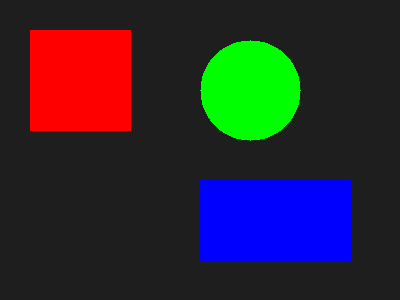
#> input picture sample_data/shapes.png, 400 x 300 px; its folder holds only this picture in this run
$ python -i detectors.py   (imports and definitions only)
#> lines starting #> are read from the running program, lines starting #| are printed output that depends on the picture
"""
OpenCV detection primitives: Haar-cascade face/eye/smile/body detection,
Canny edge detection, and HSV color-blob tracking.
All cascades ship inside opencv-python's `cv2.data.haarcascades` directory,
so no extra downloads are needed.
"""
from __future__ import annotations

from dataclasses import dataclass
from typing import List, Tuple

import cv2
import numpy as np

Box = Tuple[int, int, int, int]  # x, y, w, h


@dataclass
class DetectionResult:
    faces: List[Box]
    eyes: List[Box]
    smiles: List[Box]
    bodies: List[Box]


class CascadeBank:
    """Loads and caches all Haar cascades used by the app."""

    def __init__(self) -> None:
        base = cv2.data.haarcascades
        self.face = cv2.CascadeClassifier(base + "haarcascade_frontalface_default.xml")
        self.eye = cv2.CascadeClassifier(base + "haarcascade_eye.xml")
        self.smile = cv2.CascadeClassifier(base + "haarcascade_smile.xml")
        self.fullbody = cv2.CascadeClassifier(base + "haarcascade_fullbody.xml")
        self.upperbody = cv2.CascadeClassifier(base + "haarcascade_upperbody.xml")

    def ready(self) -> bool:
        return not any(
            c.empty() for c in
            (self.face, self.eye, self.smile, self.fullbody, self.upperbody)
        )


_bank: CascadeBank | None = None


def get_bank() -> CascadeBank:
    global _bank
    if _bank is None:
        _bank = CascadeBank()
    return _bank


def detect_faces_eyes_smiles(gray: np.ndarray) -> Tuple[List[Box], List[Box], List[Box]]:
    bank = get_bank()
    faces = bank.face.detectMultiScale(gray, scaleFactor=1.1, minNeighbors=5, minSize=(30, 30))
    all_eyes: List[Box] = []
    all_smiles: List[Box] = []
    for (fx, fy, fw, fh) in faces:
        roi = gray[fy:fy + fh, fx:fx + fw]
        eyes = bank.eye.detectMultiScale(roi, scaleFactor=1.1, minNeighbors=8, minSize=(15, 15))
        for (ex, ey, ew, eh) in eyes:
            all_eyes.append((fx + ex, fy + ey, ew, eh))
        smiles = bank.smile.detectMultiScale(roi, scaleFactor=1.7, minNeighbors=20, minSize=(20, 20))
        for (sx, sy, sw, sh) in smiles:
            all_smiles.append((fx + sx, fy + sy, sw, sh))
    return list(faces), all_eyes, all_smiles


def detect_bodies(gray: np.ndarray, mode: str = "full") -> List[Box]:
    bank = get_bank()
    cascade = bank.fullbody if mode == "full" else bank.upperbody
    bodies = cascade.detectMultiScale(gray, scaleFactor=1.05, minNeighbors=3, minSize=(40, 80))
    return list(bodies)


def run_all_detections(bgr_frame: np.ndarray, body_mode: str = "full") -> DetectionResult:
    gray = cv2.cvtColor(bgr_frame, cv2.COLOR_BGR2GRAY)
    faces, eyes, smiles = detect_faces_eyes_smiles(gray)
    bodies = detect_bodies(gray, mode=body_mode)
    return DetectionResult(faces=faces, eyes=eyes, smiles=smiles, bodies=bodies)


def draw_boxes(frame: np.ndarray, boxes: List[Box], color: Tuple[int, int, int], label: str) -> None:
    for (x, y, w, h) in boxes:
        cv2.rectangle(frame, (x, y), (x + w, y + h), color, 2)
        cv2.putText(frame, label, (x, max(0, y - 6)), cv2.FONT_HERSHEY_SIMPLEX, 0.5, color, 1, cv2.LINE_AA)


def annotate(frame: np.ndarray, result: DetectionResult) -> np.ndarray:
    out = frame.copy()
    draw_boxes(out, result.faces, (0, 255, 0), "face")
    draw_boxes(out, result.eyes, (255, 255, 0), "eye")
    draw_boxes(out, result.smiles, (0, 165, 255), "smile")
    draw_boxes(out, result.bodies, (255, 0, 255), "body")
    return out


# --------------------------------------------------------------------------- #
# Edge detection
# --------------------------------------------------------------------------- #
def canny_edges(bgr_frame: np.ndarray, low: int = 100, high: int = 200) -> np.ndarray:
    gray = cv2.cvtColor(bgr_frame, cv2.COLOR_BGR2GRAY)
    blurred = cv2.GaussianBlur(gray, (5, 5), 0)
    edges = cv2.Canny(blurred, low, high)
    return edges


# --------------------------------------------------------------------------- #
# Color-blob tracking (HSV thresholding + contours)
# --------------------------------------------------------------------------- #
HSV_RANGES = {
    "red": [((0, 120, 70), (10, 255, 255)), ((170, 120, 70), (180, 255, 255))],
    "green": [((36, 60, 60), (89, 255, 255))],
    "blue": [((90, 60, 60), (128, 255, 255))],
    "yellow": [((20, 100, 100), (35, 255, 255))],
}


def detect_color_blobs(bgr_frame: np.ndarray, color: str, min_area: int = 300) -> List[Box]:
    if color not in HSV_RANGES:
        raise ValueError(f"Unsupported color '{color}'. Choose from {list(HSV_RANGES)}")
    hsv = cv2.cvtColor(bgr_frame, cv2.COLOR_BGR2HSV)
    mask = np.zeros(hsv.shape[:2], dtype=np.uint8)
    for lo, hi in HSV_RANGES[color]:
        mask |= cv2.inRange(hsv, np.array(lo), np.array(hi))
    mask = cv2.morphologyEx(mask, cv2.MORPH_OPEN, np.ones((5, 5), np.uint8))
    contours, _ = cv2.findContours(mask, cv2.RETR_EXTERNAL, cv2.CHAIN_APPROX_SIMPLE)
    boxes = []
    for c in contours:
        area = cv2.contourArea(c)
        if area >= min_area:
            boxes.append(cv2.boundingRect(c))
    return boxes

>>> import cv2
>>> picture = cv2.imread('../sample_data/shapes.png')
#> picture is the input picture: shape (300, 400, 3); mean B, G, R 48.4, 39.1, 44.1
>>> result = run_all_detections(picture)
#> in run_all_detections, `gray = cv2.cvtColor(bgr_frame, cv2.COLOR_BGR2GRAY)`:
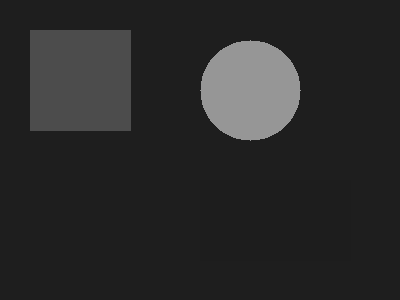
#> gray: shape (300, 400); min 29, max 150, mean 41.7
#> in detect_faces_eyes_smiles, `faces = bank.face.detectMultiScale(gray, scaleFactor=1.1, minNeighbors..`: faces = ()
#> after the loop in detect_faces_eyes_smiles, `for (fx, fy, fw, fh) in faces:`: all_eyes = []
#> in detect_bodies, `bodies = cascade.detectMultiScale(gray, scaleFactor=1.05, minNeighbors..`: bodies = ()
#> in run_all_detections, `bodies = detect_bodies(gray, mode=body_mode)`: bodies = []
